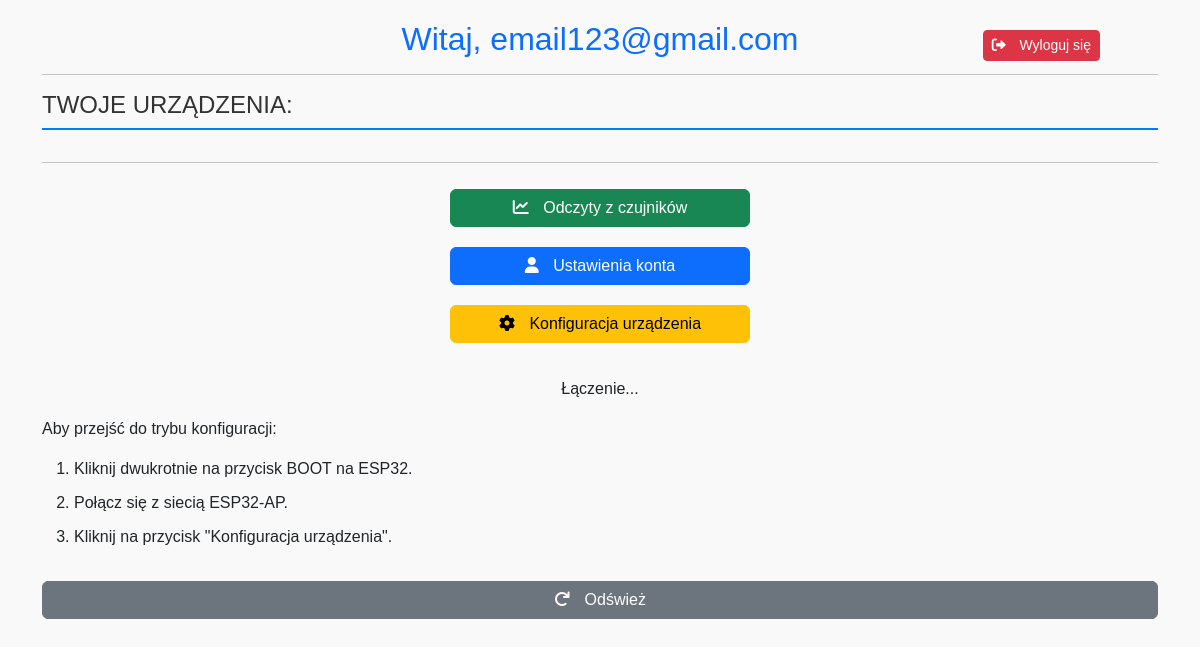
Page /index (signed in) on the earlier database version.
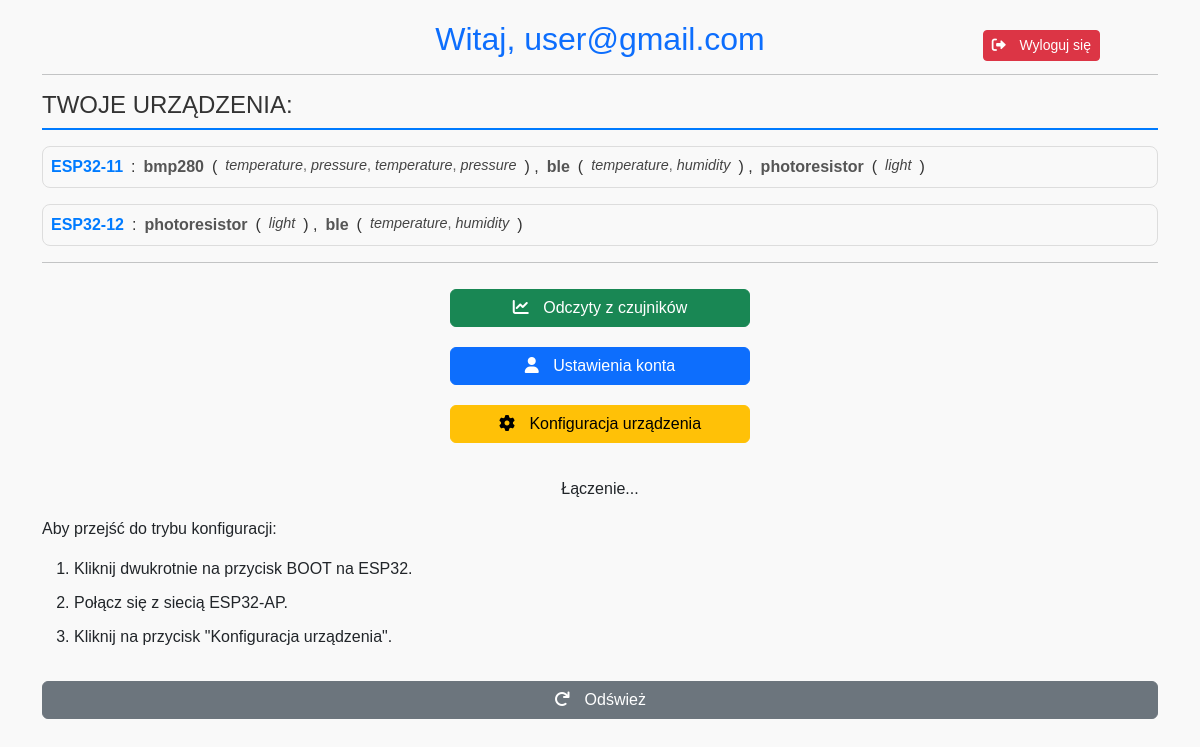
Same page on the later database version.
### tables this page shows
CREATE TABLE users (
        id INTEGER PRIMARY KEY AUTOINCREMENT,
        email TEXT UNIQUE NOT NULL,
        password TEXT NOT NULL
    );

CREATE TABLE devices (
        id INTEGER PRIMARY KEY AUTOINCREMENT,
        user_id INTEGER NOT NULL,
        device_id TEXT UNIQUE NOT NULL,
        status TEXT DEFAULT 'active',
        registration_date DATETIME DEFAULT CURRENT_TIMESTAMP,
        FOREIGN KEY(user_id) REFERENCES users(id) ON DELETE CASCADE
    );

CREATE TABLE sensors (
        id INTEGER PRIMARY KEY AUTOINCREMENT,
        user_id INTEGER NOT NULL,
        device_id TEXT NOT NULL,
        sensor_type TEXT NOT NULL,
        FOREIGN KEY(user_id) REFERENCES users(id) ON DELETE CASCADE,
        FOREIGN KEY(device_id) REFERENCES devices(device_id) ON DELETE CASCADE
    );

CREATE TABLE metrics (
        id INTEGER PRIMARY KEY AUTOINCREMENT,
        user_id INTEGER NOT NULL,
        device_id TEXT NOT NULL,
        sensor_type TEXT NOT NULL,
        metric TEXT NOT NULL,
        FOREIGN KEY(user_id) REFERENCES users(id) ON DELETE CASCADE,
        FOREIGN KEY(device_id) REFERENCES devices(device_id) ON DELETE CASCADE,
        FOREIGN KEY(sensor_type) REFERENCES sensors(sensor_type) ON DELETE CASCADE
    );

### app/routes/devices.py (the view)
@devices_bp.route('/index', methods=['GET'])
def index():
    if 'user_id' not in session:
        return redirect(url_for('auth.login'))
    user_id = session['user_id']
    conn = get_db_connection()
    cursor = conn.cursor()
    cursor.execute('SELECT email FROM users WHERE id = ?', (user_id,))
    user_email = cursor.fetchone()['email']
    cursor.execute('SELECT device_id FROM devices WHERE user_id = ?', (user_id,))
    devices = [row['device_id'] for row in cursor.fetchall()]
    sensors = {}
    for device in devices:
        cursor.execute('SELECT sensor_type FROM sensors WHERE user_id = ? AND device_id = ?', (user_id, device))
        sensors[device] = {}
        for row in cursor.fetchall():
            sensor_type = row['sensor_type']
            cursor.execute(
                'SELECT metric FROM metrics WHERE user_id = ? AND device_id = ? AND sensor_type = ?',
                (user_id, device, sensor_type)
            )
            sensors[device][sensor_type] = [metric_row['metric'] for metric_row in cursor.fetchall()]
    print("Devices:", devices)
    print("Sensors:", sensors)
    cursor.execute('SELECT topic FROM subscriptions WHERE user_id = ?', (user_id,))
    subscriptions = [row['topic'] for row in cursor.fetchall()]
    conn.close()
    return render_template(
        'index.html',
        email=user_email,
        devices=devices,
        sensors=sensors,
        subscriptions=subscriptions
    )

### app/database.py (called while the page is built)
def get_db_connection():
    conn = sqlite3.connect('environment_monitor.db')
    conn.row_factory = sqlite3.Row  # Umożliwia dostęp do kolumn po nazwach
    return conn

### app/templates/index.html (shortened to what this page needs)
<!DOCTYPE html>
<html lang="en">
<head>
    <link href="https://cdn.jsdelivr.net/npm/bootstrap@5.3.0-alpha3/dist/css/bootstrap.min.css" rel="stylesheet">
    <link href="https://cdnjs.cloudflare.com/ajax/libs/font-awesome/6.0.0-beta3/css/all.min.css" rel="stylesheet">
    <link href="https://cdnjs.cloudflare.com/ajax/libs/font-awesome/6.0.0-beta3/css/all.min.css" rel="stylesheet">
</head>
<body>
    <div class="container">
        <div class="text-center">
            <h2 class="text-primary">Witaj, {{ email }}</h2>
        </div>
        <button onclick="logout()" class="btn btn-danger btn-sm btn-logout" style="position: fixed; right: 100px; top: 10px">
            <i class="fa-solid fa-right-from-bracket"></i>
            Wyloguj się
        </button>
        <hr>
        <h4 class="device-header">Twoje urządzenia:</h4>
        <div class="device-container">
            {% for device, device_sensors in sensors.items() %}
                <div class="device-item">
                    <strong class="device-name">{{ device }}</strong>:
                    {% for sensor, metric_list in device_sensors.items() %}
                        <span class="sensor-name">{{ sensor }}</span>
                        (<span class="metric-list">
                            {% for metric in metric_list %}
                                <span class="metric-item">{{ metric }}</span>{% if not loop.last %}, {% endif %}
                            {% endfor %}
                        </span>)
                        {% if not loop.last %}, {% endif %}
                    {% endfor %}
                </div>
            {% endfor %}
        </div>
        <hr>
        <div class="control-buttons">
            <button onclick="goToData()" class="btn btn-success">
                <i class="fa-solid fa-chart-line"></i>
                Odczyty z czujników
            </button>
            <button onclick="goToAccountSettings()" class="btn btn-primary">
                <i class="fa-solid fa-user"></i>
                Ustawienia konta
            </button>
            <button onclick="switchToConfig()" class="btn btn-warning">
                <i class="fa-solid fa-gear"></i>
                Konfiguracja urządzenia
            </button>
        </div>
        <div class="config-box mt-4">
            <div id="mode-status" class="text-center">Łączenie...</div>
            <div class="t-1 mt-3">
                <p>Aby przejść do trybu konfiguracji:</p>
                <ol>
                    <li>Kliknij dwukrotnie na przycisk BOOT na ESP32.</li>
                    <li>Połącz się z siecią ESP32-AP.</li>
                    <li>Kliknij na przycisk "Konfiguracja urządzenia".</li>
                </ol>
            </div>
            <button onclick="checkESP32Mode()" class="btn btn-secondary w-100 mt-3">
                <i class="fa-solid fa-arrow-rotate-right"></i>
                Odśwież
            </button>
        </div>
    </div>
</body>
</html>

Differences in the rows shown:
changed users: email "email123@gmail.com" → "user@gmail.com"
now on this page (row edited): devices: device "ESP32-11"
added sensors: sensor_type "bmp280", shown under "ESP32-11"
added metrics: metric "temperature", shown under "bmp280"
added metrics: metric "pressure", shown under "bmp280"
added metrics: metric "temperature", shown under "bmp280"
added metrics: metric "pressure", shown under "bmp280"
added sensors: sensor_type "ble", shown under "ESP32-11"
added metrics: metric "temperature", shown under "ble"
added metrics: metric "humidity", shown under "ble"
added sensors: sensor_type "photoresistor", shown under "ESP32-11"
added metrics: metric "light", shown under "photoresistor"
now on this page (row edited): devices: device "ESP32-12"
added sensors: sensor_type "photoresistor", shown under "ESP32-12"
added metrics: metric "light", shown under "photoresistor"
added sensors: sensor_type "ble", shown under "ESP32-12"
added metrics: metric "temperature", shown under "ble"
added metrics: metric "humidity", shown under "ble"
